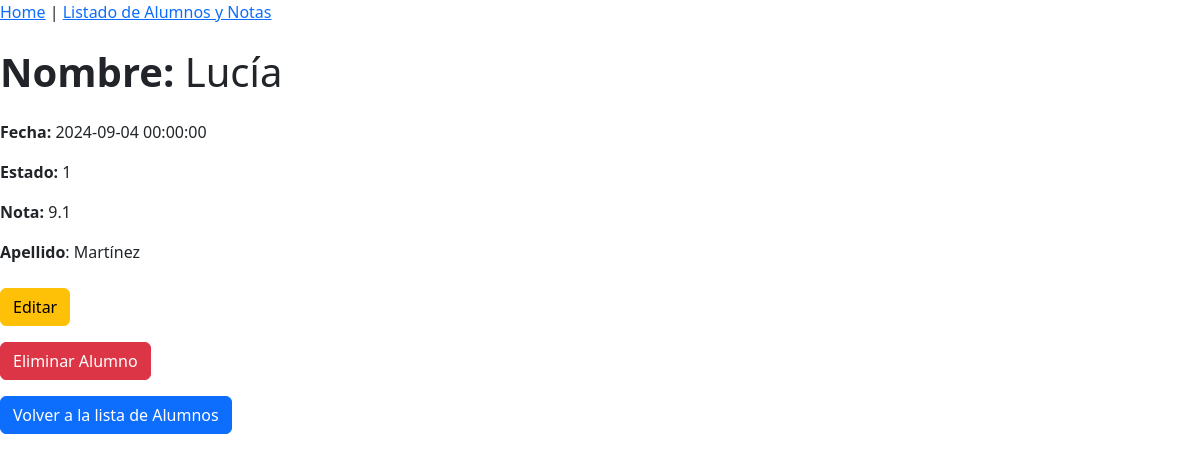
The app's page /post/4 with its own data.
### tables this page shows
CREATE TABLE alumnos (
    id INTEGER PRIMARY KEY AUTOINCREMENT,
    nombre TEXT NOT NULL,
    apellido TEXT NOT NULL,
    aprobado BOOLEAN NOT NULL,
    nota REAL NOT NULL,
    fecha TIMESTAMP NOT NULL
);

### app.py (the view)
@app.route('/post/<int:post_id>', methods=['GET'])
def get_one_post(post_id):
    if request.method == "GET":
        conn = get_db_connection()
        post = conn.execute('SELECT * FROM alumnos WHERE id = ?', (post_id,)).fetchone()
        conn.close()
    return render_template('post/post.html', post=post)

### db.py (called while the page is built)
def get_db_connection():
    conn = sqlite3.connect('alumnos.db')
    conn.row_factory = sqlite3.Row
    return conn

### templates/post/post.html (shortened to what this page needs)
{% extends 'base.html' %}
{% block content %}
    <h1 class="my-4"><strong>Nombre:</strong> {{ post['nombre'] }}</h1>
    <p><strong>Fecha:</strong> {{ post['fecha'] }}</p>
    <p><strong>Estado:</strong> {{ post['aprobado'] }}</p>
    <p><strong>Nota:</strong> {{ post['nota'] }}</p>
    <p class="mb-4"><strong>Apellido</strong>: {{ post['apellido'] }}</p>
    <a href="{{ url_for('edit_one_post', post_id=post['id']) }}" class="btn btn-warning mb-3">
        Editar
    </a>
    <form action="{{ url_for('delete_one_post', post_id=post['id']) }}" method="POST">
        <button type="submit" class="btn btn-danger mb-3"
        onclick="return confirm('¿Estás seguro de que quieres eliminar al alumno?')">
            Eliminar Alumno
        </button>
    </form>
    <a href="{{ url_for('get_all_post') }}" class="btn btn-primary">
        Volver a la lista de Alumnos
    </a>
{% endblock %}

### records on screen
alumnos: nombre "Lucía", fecha "2024-09-04 00:00:00", aprobado "1", nota "9.1", apellido "Martínez"
